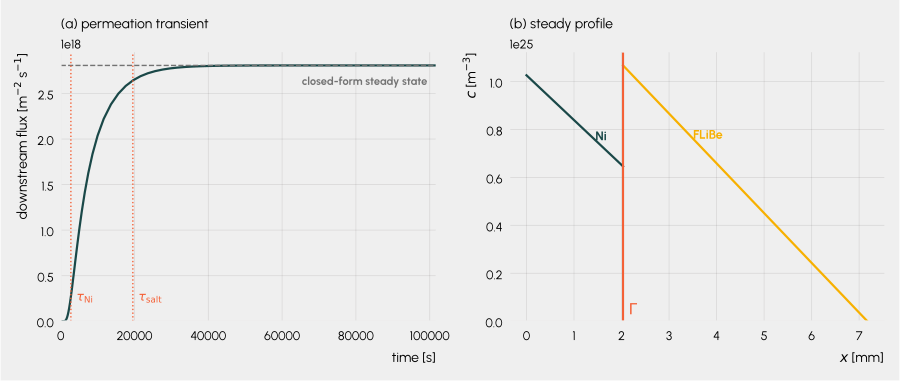

Here is the Python script that generated this plot:
"""LTE reference transient for the Ni/FLiBe operating point of parameters.py.

This is the baseline the kinetic interface models have to reproduce in the
fast-kinetics limit, and it is the curve every later figure in Sec. 5 is read
against. The interface is closed the way a macroscopic hydrogen transport code
closes it: an algebraic per-species constraint, here Sieverts on the metal
against Henry in the salt, imposed by `F.Interface` with the penalty method.
That is the same closure `para_1d.py` in the HYPERION modelling repo uses, made
transient.

A single species carries hydrogen on both sides, so the salt-side variable is
an atomic concentration and the Henry constant is the atomic one. Model 2 gives
the salt a molecular carrier instead and needs the molecular constant; the two
differ by the stoichiometric factor and parameters.py holds both. Keeping the
conventions straight is what makes the fast-kinetics limit land on this curve
rather than a factor of two away from it.

Verification: at the final time the computed interfacial concentrations and the
downstream flux are compared with the closed form in
`parameters.lte_steady_state`. The steady profiles are piecewise linear and so
nodally exact on P1, which leaves the interface condition alone under test.

Produces:

  - lte_baseline.csv : time, downstream flux, interfacial concentrations
  - lte_baseline.pdf : the transient and the steady profile
"""

import matplotlib

matplotlib.use("Agg")

import matplotlib.pyplot as plt
import morethemes as mt
import numpy as np

import festim as F

import parameters as p

# Penalty weight. The constraint is (u_m/K_S)^2 - u_s/K_H, whose terms are of
# order 1e4 here, so the penalty has to be large enough to dominate the
# diffusive residual. `para_1d.py` uses 1e20 for the steady problem and the
# verification block below checks it is doing its job rather than assuming it.
PENALTY_TERM = 1e20

FINAL_TIME = 1.0e5  # s, about five salt diffusion times
INITIAL_STEP = 10.0  # s
# The time integration is backward Euler and so first order, and the time lag
# measured in sweep_damkohler.py is sensitive to the early transient: the
# absolute lag is still drifting at 2000 s steps. 250 s costs little here and
# the ratio of two lags, which is what the sweep reports, is converged to a few
# parts in ten thousand by then.
MAX_STEP = 250.0  # s


def graded_vertices(n_metal=160, n_salt=220, bias=2.5):
    """1D mesh refined towards the interface from both sides.

    The transient front sits in the salt for most of the run, but the interface
    is where the constraint acts and where the kinetic models will put a
    boundary layer, so both sides are graded towards x = L_NI.
    """
    s = np.linspace(0.0, 1.0, n_metal)
    metal = p.L_NI * (1.0 - (1.0 - s) ** bias)

    s = np.linspace(0.0, 1.0, n_salt)
    salt = p.L_NI + p.L_SALT * (s**bias)

    return np.unique(np.concatenate([metal, salt]))


def build_model(temperature=p.TEMPERATURE, p_up=p.P_UP, p_down=p.P_DOWN):
    """Two-slab transient permeation problem closed by LTE at the interface."""
    metal = F.Material(
        D_0=p.D_0_NI,
        E_D=p.E_D_NI,
        K_S_0=p.K_S_0_NI,
        E_K_S=p.E_K_S_NI,
        solubility_law="sievert",
    )
    salt = F.Material(
        D_0=p.D_0_SALT,
        E_D=p.E_D_SALT,
        K_S_0=p.K_H_0_SALT,
        E_K_S=p.E_K_H_SALT,
        solubility_law="henry",
    )

    x_gamma = p.L_NI
    x_end = p.L_NI + p.L_SALT

    vol_metal = F.VolumeSubdomain1D(id=1, borders=[0.0, x_gamma], material=metal)
    vol_salt = F.VolumeSubdomain1D(id=2, borders=[x_gamma, x_end], material=salt)
    upstream = F.SurfaceSubdomain1D(id=3, x=0.0)
    downstream = F.SurfaceSubdomain1D(id=4, x=x_end)

    model = F.HydrogenTransportProblemDiscontinuous()
    model.subdomains = [vol_metal, vol_salt, upstream, downstream]
    model.surface_to_volume = {upstream: vol_metal, downstream: vol_salt}
    model.mesh = F.Mesh1D(graded_vertices())

    H = F.Species("H", subdomains=[vol_metal, vol_salt])
    model.species = [H]
    model.temperature = temperature

    model.interfaces = [
        F.Interface(
            id=5,
            subdomains=[vol_metal, vol_salt],
            penalty_term=PENALTY_TERM,
        )
    ]

    model.boundary_conditions = [
        F.SievertsBC(
            subdomain=upstream,
            species=H,
            pressure=p_up,
            S_0=p.K_S_0_NI,
            E_S=p.E_K_S_NI,
        ),
        F.FixedConcentrationBC(
            subdomain=downstream,
            species=H,
            value=p.K_H_atomic(temperature) * p_down,
        ),
    ]

    flux = F.SurfaceFlux(field=H, surface=downstream)
    profile_metal = F.Profile1DExport(field=H, subdomain=vol_metal)
    profile_salt = F.Profile1DExport(field=H, subdomain=vol_salt)
    model.exports = [flux, profile_metal, profile_salt]

    # The residual is dominated by the penalty term, which is larger than the
    # diffusive terms by construction, so a tolerance chosen from the size of
    # the concentrations is far too loose: atol=1e15 lets Newton stop early and
    # the final state misses the closed-form steady state by a few parts per
    # thousand, which looks like a discretisation error and is not one. These
    # are the values para_1d.py uses. Tightening further (atol=1e8) stops SNES
    # converging. This is a concrete instance of the interface-residual scaling
    # listed as open in Sec. "Numerical considerations".
    model.settings = F.Settings(
        atol=1e10,
        rtol=1e-12,
        max_iterations=100,
        transient=True,
        final_time=FINAL_TIME,
        stepsize=F.Stepsize(
            initial_value=INITIAL_STEP,
            growth_factor=1.2,
            cutback_factor=0.8,
            target_nb_iterations=4,
            max_stepsize=MAX_STEP,
        ),
    )

    return model, flux, profile_metal, profile_salt


def run(**kwargs):
    """Solve and return (times, flux, c_metal_gamma, c_salt_gamma, model)."""
    model, flux, profile_metal, profile_salt = build_model(**kwargs)
    model.initialise()
    model.run()

    times = np.array(profile_metal.t)
    # SurfaceFlux gives the outward flux; permeation out of the salt is
    # negative on that convention, so take the magnitude
    flux_history = np.abs(np.array(flux.data))
    c_metal = np.array([row[-1] for row in profile_metal.data])
    c_salt = np.array([row[0] for row in profile_salt.data])

    return times, flux_history, c_metal, c_salt, model


def verify(times, flux_history, c_metal, c_salt):
    """Compare the final state with the closed-form LTE steady state."""
    c_0, c_gamma_ref, c_salt_ref, flux_ref = p.lte_steady_state()

    errors = {
        "c_metal|Gamma": abs(c_metal[-1] / c_gamma_ref - 1.0),
        "c_salt|Gamma": abs(c_salt[-1] / c_salt_ref - 1.0),
        "flux": abs(flux_history[-1] / flux_ref - 1.0),
    }

    print(f"\nfinal time                 {times[-1]:.4e} s")
    print(f"c_metal|Gamma  computed    {c_metal[-1]:.6e} m^-3")
    print(f"               closed form {c_gamma_ref:.6e} m^-3")
    print(f"c_salt|Gamma   computed    {c_salt[-1]:.6e} m^-3")
    print(f"               closed form {c_salt_ref:.6e} m^-3")
    print(f"flux           computed    {flux_history[-1]:.6e} m^-2 s^-1")
    print(f"               closed form {flux_ref:.6e} m^-2 s^-1")
    print()
    for name, err in errors.items():
        print(f"relative error {name:<16s} {err:.3e}")

    # the interface constraint itself, which is what the penalty term enforces
    lhs = (c_metal[-1] / p.K_S_nickel()) ** 2
    rhs = c_salt[-1] / p.K_H_atomic()
    print(f"\ninterface constraint (u_m/K_S)^2 = {lhs:.6e} Pa")
    print(f"                     u_s/K_H     = {rhs:.6e} Pa")
    print(f"                     mismatch    = {abs(lhs / rhs - 1.0):.3e}")

    return errors


def plot(times, flux_history, model, filename):
    """(a) the permeation transient, (b) the steady profile across both slabs."""
    mt.set_theme("urban")
    plt.rcParams["axes.prop_cycle"] = plt.cycler(
        color=["#1a4848", "#f7b000", "#f46036", "#c9f2c7", "#aceca1"]
    )
    plt.rcParams["axes.spines.top"] = False
    plt.rcParams["axes.spines.right"] = False

    _, _, _, flux_ref = p.lte_steady_state()
    tau_metal, tau_salt = p.diffusion_times()
    GUIDE = "0.45"

    fig, (ax_transient, ax_profile) = plt.subplots(1, 2, figsize=(9.0, 3.8))

    ax_transient.plot(times, flux_history, color="C0", linewidth=1.6)
    ax_transient.axhline(flux_ref, color=GUIDE, linestyle="--", linewidth=1)
    ax_transient.annotate(
        "closed-form steady state",
        xy=(times[-1], flux_ref),
        xytext=(-6, -14),
        textcoords="offset points",
        ha="right",
        fontsize=8,
        color=GUIDE,
        weight="bold",
    )
    for tau, label in ((tau_metal, r"$\tau_\mathrm{Ni}$"), (tau_salt, r"$\tau_\mathrm{salt}$")):
        ax_transient.axvline(tau, color="C2", linestyle=":", linewidth=1)
        ax_transient.annotate(
            label,
            xy=(tau, flux_ref * 0.08),
            xytext=(4, 0),
            textcoords="offset points",
            fontsize=9,
            color="C2",
            weight="bold",
        )
    ax_transient.set_xlabel("time [s]")
    ax_transient.set_ylabel(r"downstream flux [m$^{-2}$ s$^{-1}$]")
    ax_transient.set_xlim(0, times[-1])
    ax_transient.set_ylim(bottom=0)
    ax_transient.set_title("(a) permeation transient", loc="left", fontsize=10)

    profile_metal, profile_salt = model.exports[1], model.exports[2]
    for export, colour, label in (
        (profile_metal, "C0", "Ni"),
        (profile_salt, "C1", "FLiBe"),
    ):
        ax_profile.plot(
            np.array(export.x) * 1e3, export.data[-1], color=colour, linewidth=1.6
        )
        ax_profile.annotate(
            label,
            xy=(np.mean(export.x) * 1e3, np.mean(export.data[-1])),
            fontsize=9,
            color=colour,
            weight="bold",
        )

    ax_profile.axvline(p.L_NI * 1e3, color="#f46036", linewidth=1.5)
    ax_profile.annotate(
        r"$\Gamma$",
        xy=(p.L_NI * 1e3, 0),
        xytext=(4, 4),
        textcoords="offset points",
        fontsize=11,
        color="#f46036",
        weight="bold",
    )
    ax_profile.set_xlabel("$x$ [mm]")
    ax_profile.set_ylabel(r"$c$ [m$^{-3}$]")
    ax_profile.set_ylim(bottom=0)
    ax_profile.set_title("(b) steady profile", loc="left", fontsize=10)

    fig.tight_layout()
    fig.savefig(filename)
    print(f"\nwrote {filename}")


if __name__ == "__main__":
    times, flux_history, c_metal, c_salt, model = run()
    verify(times, flux_history, c_metal, c_salt)

    np.savetxt(
        "lte_baseline.csv",
        np.column_stack([times, flux_history, c_metal, c_salt]),
        delimiter=",",
        header="t,flux,c_metal_gamma,c_salt_gamma",
        comments="",
    )
    plot(times, flux_history, model, "lte_baseline.pdf")
